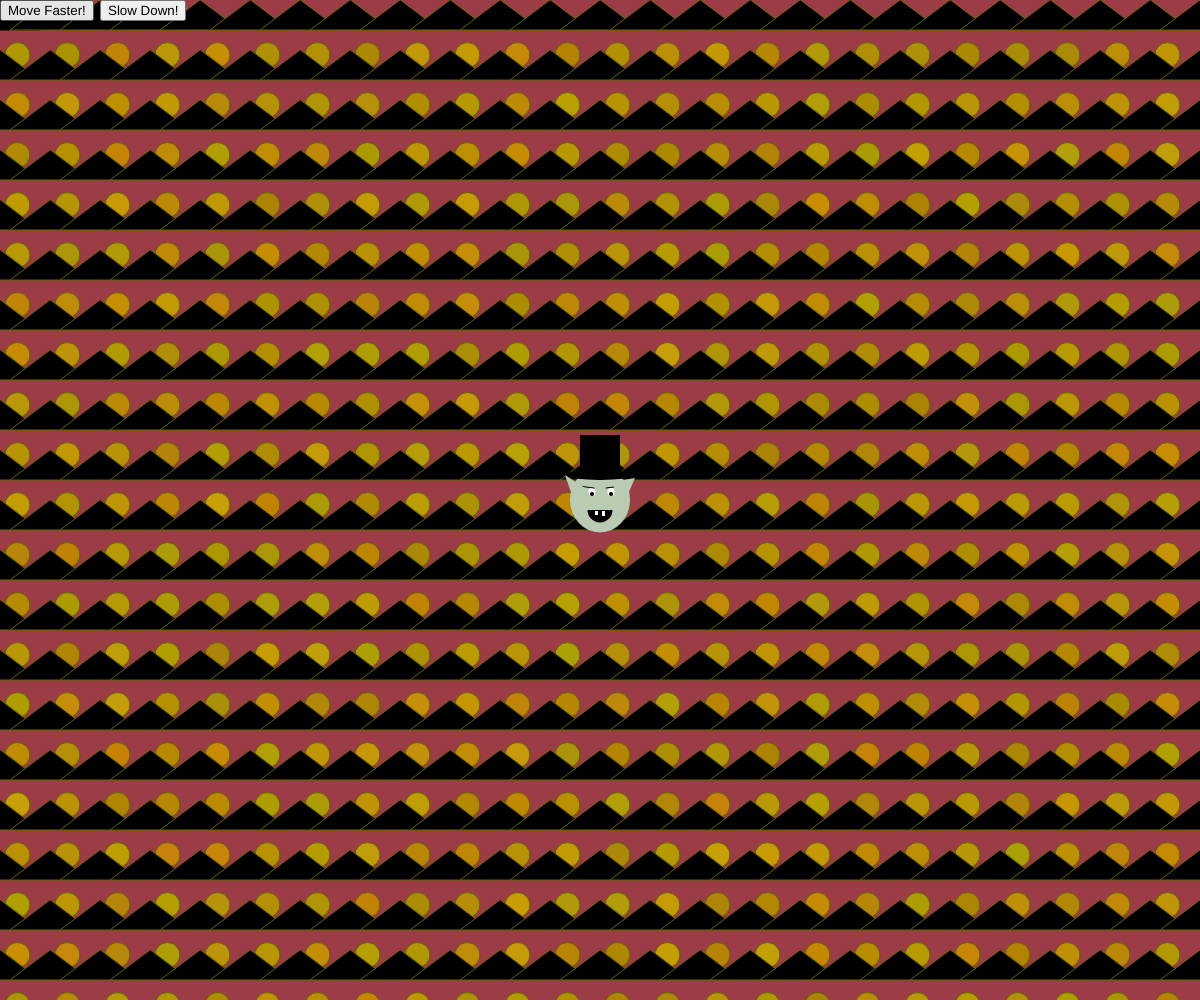
Frame 1 (no input)
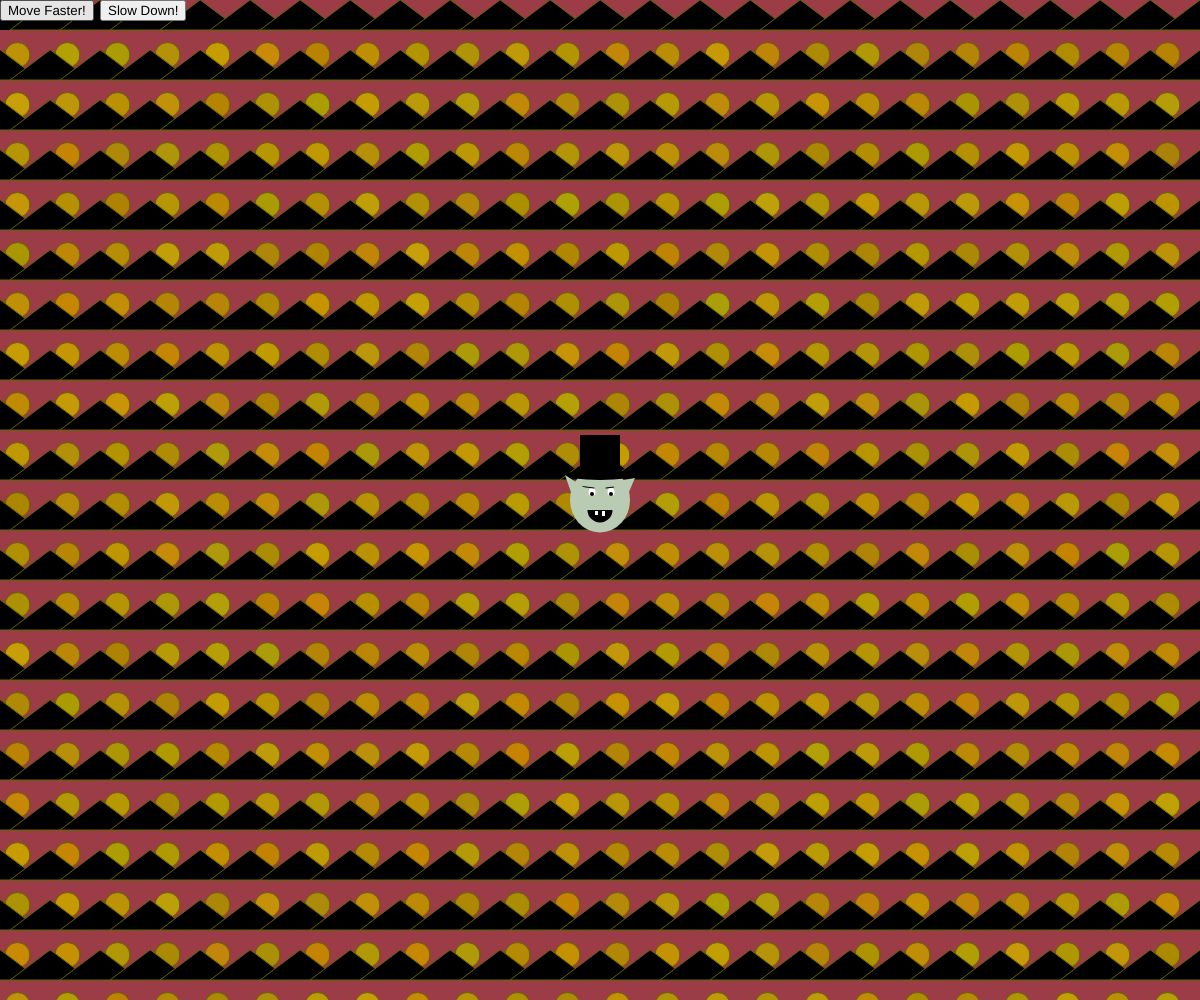
Frame 60 (no input)
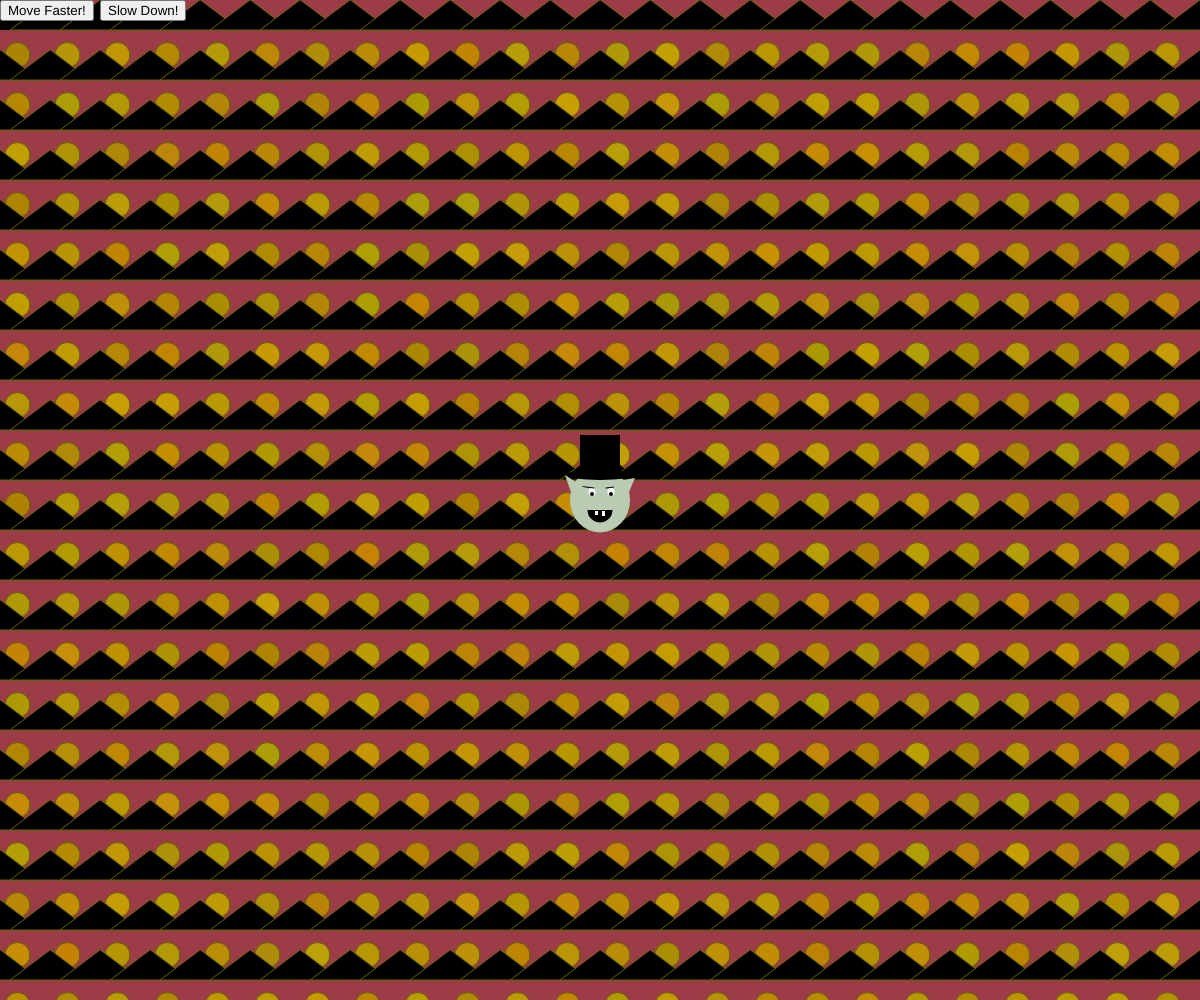
Frame 120 (the mouse pressed at the canvas centre since frame 60)

The p5.js sketch that drew these frames (run headless with seeded random() and noise() and a simulated clock; from frame 60 on, the mouse is pressed at the canvas centre):

// p5.js sketch
// ── sketch.js
var ghoul1;
var button_presses = 0;
var sunset;


function setup() {
  createCanvas(windowWidth,windowHeight);
  
  //frameRate(75);
  ghoul1 = new Ghoul(windowWidth/2, windowHeight/2, random(160,220), 4.0, 3.0);
  //print(ghoul1);
  
  button1 = createButton("Move Faster!");
  button1.position(0,0);
  button1.mouseClicked(function() {
    button_presses = button_presses + 1;
    
  })
  button2 = createButton("Slow Down!");
  button2.position(100,0);
  button2.mouseClicked(function(){
    button_presses = button_presses - 1
    
  })
  
  

}  
  //button3 = createButton("Sunset");
  //button3.position(200,0);
  //button3.mousePressed(
    
    //function() {
      //sunset = function(){
        
      //}
    //}
      
        
      
    
  //})


function ghoulScale() {
  return ((button_presses % 3) + 1);
}



function draw() {
  background(155, 60, 70);
  sunset();
  //ghoul1();
  ghoul1.display();
  ghoul1.bounce();
  
}
  

function Ghoul(x, y, _hue, _scale, speed){
  this.speed = 1.0;
  this.y = y
  this._hue = _hue;
  this._scale = _scale;
  this.x = x;

}

Ghoul.prototype = {
  
  constructor : Ghoul,
  
  bounce : function(){
    
    
    if (this.y > windowHeight || this.y < 0){
      this.speed *= -1;
    }
    
    this.y = this.y + this.speed * button_presses;
  },
  
  display : function(){
  
  stroke(this._hue);
  
  
  noStroke();
  fill(186, this._hue, 180);
  ellipse(this.x,this.y, 60, 65);
  
  noStroke();
  fill(255);
  ellipse(this.x-8,this.y-8, 7, 8);

  noStroke();
  fill(255);
  ellipse(this.x+11, this.y-8, 7, 8);

  // eye whites


  noStroke();
  fill(0);
  ellipse(this.x-8,this.y-6, 4, 4);

  noStroke();
  fill(0);
  ellipse(this.x+11,this.y-6, 4, 4);

  //pupils

  stroke(0);
  //curve(this.x+8, this.y-10, this.x+30, this.y-5, this.x+20, this.y-15, this.x+2, this.y+20);
  line(this.x+6,this.y-12, this.x+30,this.y-15);

  stroke(0);
  line(this.x-6,this.y-12, this.x-30,this.y-15)
  //curve(this.x+295, this.y+189, this.x+305, this.y+189, this.x+315, this.y+190, this.x+310, this.y+195);

  //eyebrows


  fill(0);
  noStroke();
  arc(this.x,this.y+10, 25, 25, 0, PI, HALF_PI + PI);

  //mouth

  fill(255);
  rect(this.x+2, this.y+11, 3, 5);

  fill(255);
  rect(this.x-5, this.y+11, 3, 4);

  //teeth

  
  fill(0);
  ellipse(this.x,this.y-25, 70, 10)

  fill(0);
  rect(this.x-20, this.y-65, 40, 40)

  //hat


  fill(186, this._hue, 180);
  triangle(this.x+12, this.y-18, this.x+35, this.y-22, this.x+22, this.y+8);
  triangle(this.x-12, this.y-10, this.x-35, this.y-25, this.x-20, this.y+18);

  pop();
  //ears
    
  }
 
    
}

function sunset() {
  
   for(var x = 0; x <= width; x += 50){
    for(var y = 0; y <= height; y +=50){
      
  fill(0);
  beginShape(TRIANGLES);
  vertex(x,y);
  vertex(x - 40, y + 30);
  vertex(x + 40, y + 30);
  endShape(CLOSE);
  
  stroke(100,100,0);
  strokeJoin(ROUND);
  fill(random(170,200), random(130,160), random(0,10));
  ellipse(x + 17.5, y + 55 , 25, 25);
    }
  }
}
